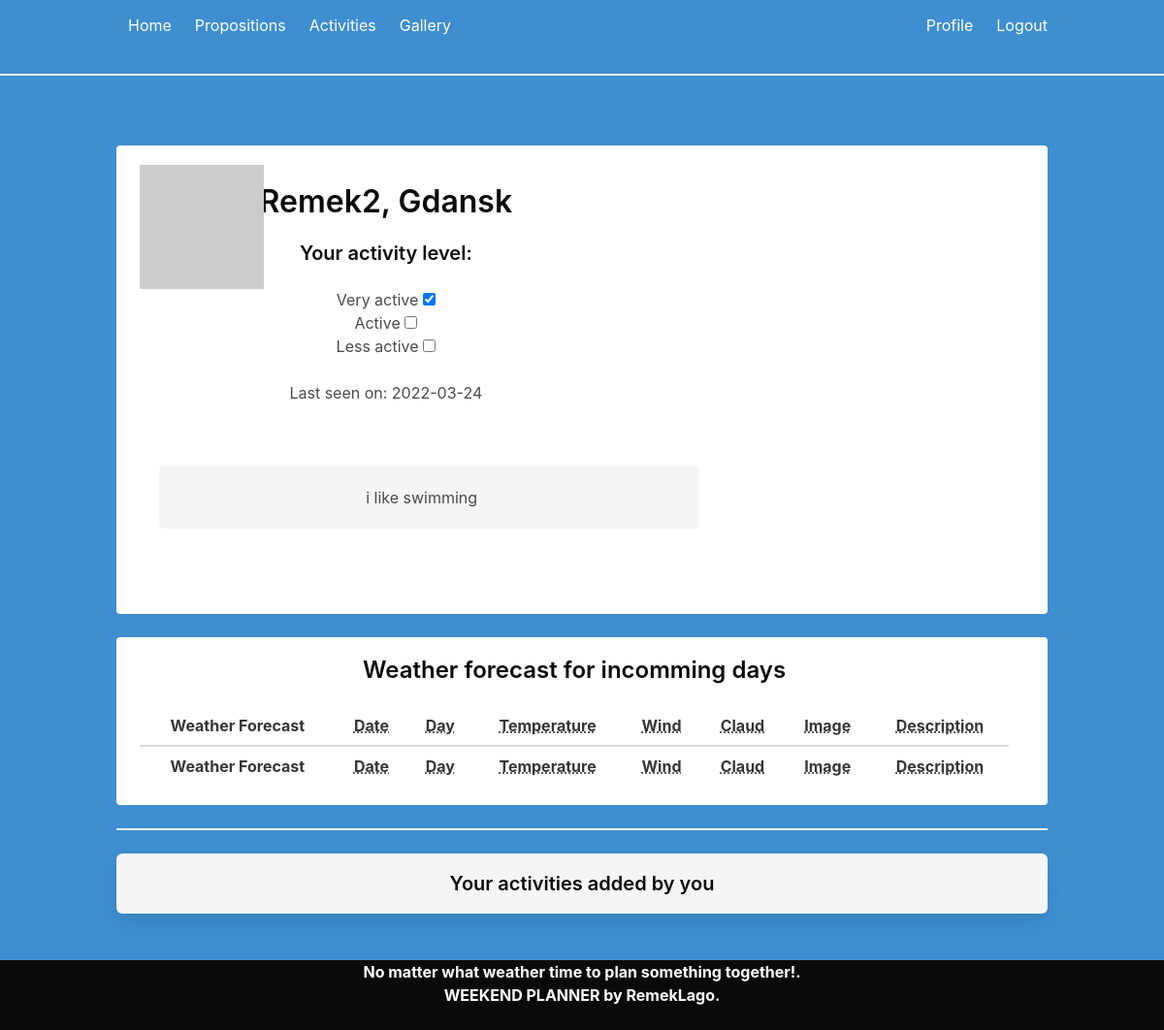
The app's page /user/Remek2 (signed in) with its own data.
### app/models.py (models this page shows, shortened)
class User(UserMixin, db.Model):
    id = db.Column(db.Integer, primary_key=True)
    username = db.Column(db.String(64), index=True, unique=True)
    email = db.Column(db.String(120), index=True, unique=True)
    password_hash = db.Column(db.String(128))
    about_me = db.Column(db.String(500))
    last_seen = db.Column(db.DateTime, default=datetime.utcnow)
    location = db.Column(db.String(100))
    activity_level1 = db.Column(db.Boolean)
    activity_level2 = db.Column(db.Boolean)
    activity_level3 = db.Column(db.Boolean)
    def avatar(self, size):
        digest = md5(self.email.lower().encode('utf-8')).hexdigest()
        return 'https://www.gravatar.com/avatar/{}?d=identicon&s={}'.format(
            digest, size)

### app/routes.py (the view)
@app.route('/user/<username>')
@login_required
def user(username):
    user = User.query.filter_by(username=username).first_or_404()
    icons = IconsTable.query.all()
    activities = ActivitiesTable\
        .query\
            .filter(ActivitiesTable.activity_user_id==user.id).all()
    today = datetime.today()
    yesterday = str(datetime.now().date() - timedelta(days = 1))
    tomorrow = str(datetime.now().date() + timedelta(days = 1))
    weather = WeatherTable\
        .query\
            .filter(\
                (WeatherTable.weather_location==user.location)\
                &(WeatherTable.weather_date>today)).all()
    weather_today = WeatherTable\
        .query\
            .filter(\
                (WeatherTable.weather_location==user.location)\
                &(WeatherTable.weather_date<tomorrow)
                ).all()
    return render_template('user.html', user=user, activities=activities,
            weather=weather, icons=icons, weather_today=weather_today)

### app/models.py (called while the page is built)
@login.user_loader
def load_user(id):
    return User.query.get(int(id))

### app/routes.py (called while the page is built)
@app.before_request
def before_request():
    if current_user.is_authenticated:
        current_user.last_seen = datetime.utcnow()
        db.session.commit()

### app/templates/user.html (shortened to what this page needs)
{% extends "base.html" %}
{% block content %}
<div class="container">
    <div class="notification has-background-white">
        <div class="columns is-full is-gapless block has-background-white has-text-black">
            <div class="column is-8">
                <div class="columns">
                    <div class="column is-2">
                        <figure class="image is-128x128">
                            <img src="{{ user.avatar(180) }}" alt="Placeholder image">
                        </figure>
                    </div>
                    <div class="column is-11">
                        <div class="box is-shadowless is-pulled-left">
                            <p class="title is-3 has-text-black">{{ user.username }}, {{user.location}}</p>
                            <p class="title is-5 has-text-black">Your activity level: </p>
                            {% if user.activity_level1==True %}
                            <p><label class="checkbox">
                                    Very active
                                    <input type="checkbox" id="{{ user.activity_level1 }}" name="activity_level1" checked></input>
                                </label></p>
                            {% else %}
                            <p><label class="checkbox">
                                    Very active
                                    <input type="checkbox" id="{{ user.activity_level1 }}" name="activity_level1"></input>
                                </label></p>
                            {% endif %}
                            {% if user.activity_level2==True %}
                            <p><label class="checkbox">
                                    Active
                                    <input type="checkbox" id="{{ user.activity_level2 }}" name="activity_level2" checked></input>
                                </label></p>
                            {% else %}
                            <p><label class="checkbox">
                                    Active
                                    <input type="checkbox" id="{{ user.activity_level2 }}" name="activity_level2"></input>
                                </label></p>
                            {% endif %}
                            {% if user.activity_level3==True %}
                            <p><label class="checkbox">
                                    Less active
                                    <input type="checkbox" id="{{ user.activity_level3 }}" name="activity_level3" checked></input>
                                </label></p>
                            {% else %}
                            <p><label class="checkbox">
                                    Less active
                                    <input type="checkbox" id="{{ user.activity_level3 }}" name="activity_level3"></input>
                                </label></p>
                            {% endif %}
                            <br>
                            {% if user.last_seen %}
                            <p>Last seen on: {{ user.last_seen.strftime('%Y-%m-%d') }}</p>
                            {% endif %}
                        </div>
                    </div>
                </div>
                <div class="box is-shadowless is-full">
                    {% if user.about_me %}
                    <div class="notification">
                        <p>{{ user.about_me }}</p>
                    </div>
                    {% endif %}
                </div>
            </div>
            {% if user.location %}
            <div class="column is-4">
                <div class="column has-text-">
                </div>
            </div>
            {% endif %}
        </div>
        <div class="column is-8 block has-background-white has-text-black">
        </div>
    </div>
</div>
<br>
<div class="container">
    <div class="notification has-background-white">
        <div class="title has-text-black title is-4">
            <p>Weather forecast for incomming days</p>
        </div>
        <table class="table is-fullwidth">
            <thead>
                <tr>
                    <th>Weather Forecast</th>
                    <th><abbr title="Date">Date</abbr></th>
                    <th><abbr title="Day">Day</abbr></th>
                    <th><abbr title="Temperature">Temperature</abbr></th>
                    <th><abbr title="Wind">Wind</abbr></th>
                    <th><abbr title="Cloud">Claud</abbr></th>
                    <th><abbr title="Image">Image</abbr></th>
                    <th><abbr title="Description">Description</abbr></th>
                </tr>
            </thead>
            <tfoot>
                <tr>
                    <th>Weather Forecast</th>
                    <th><abbr title="Date">Date</abbr></th>
                    <th><abbr title="Day">Day</abbr></th>
                    <th><abbr title="Temperature">Temperature</abbr></th>
                    <th><abbr title="Wind">Wind</abbr></th>
                    <th><abbr title="Cloud">Claud</abbr></th>
                    <th><abbr title="Image">Image</abbr></th>
                    <th><abbr title="Description">Description</abbr></th>
                </tr>
            </tfoot>
        </table>
    </div>
</div>
<hr>
<div class="box title is-5 has-text-black has-background-light">
    <p>Your activities added by you</p>
</div>
{% endblock %}

### records on screen
User: username "Remek2", location "Gdansk", last_seen "2022-03-24", about_me "i like swimming"
